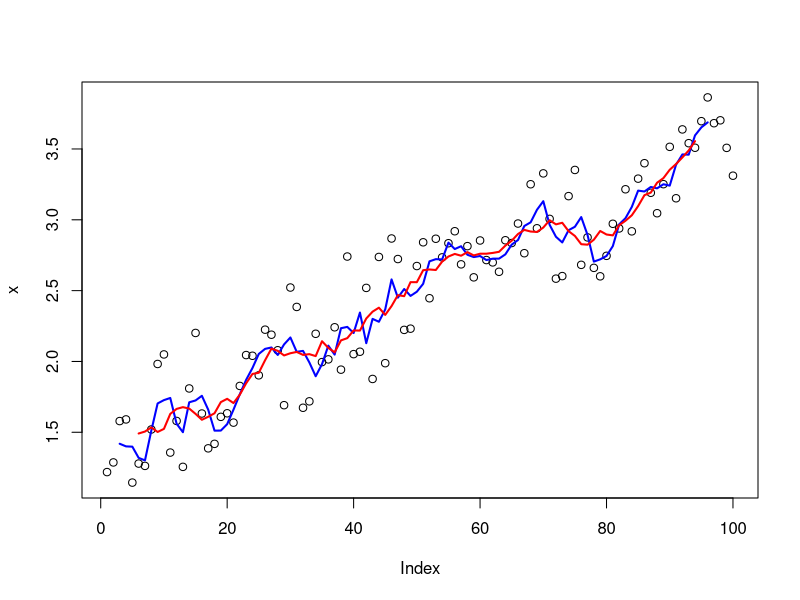
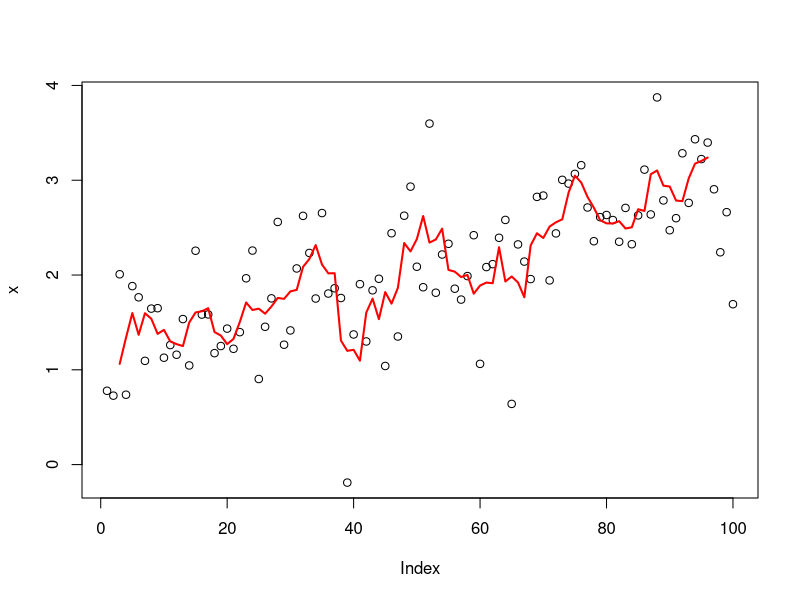
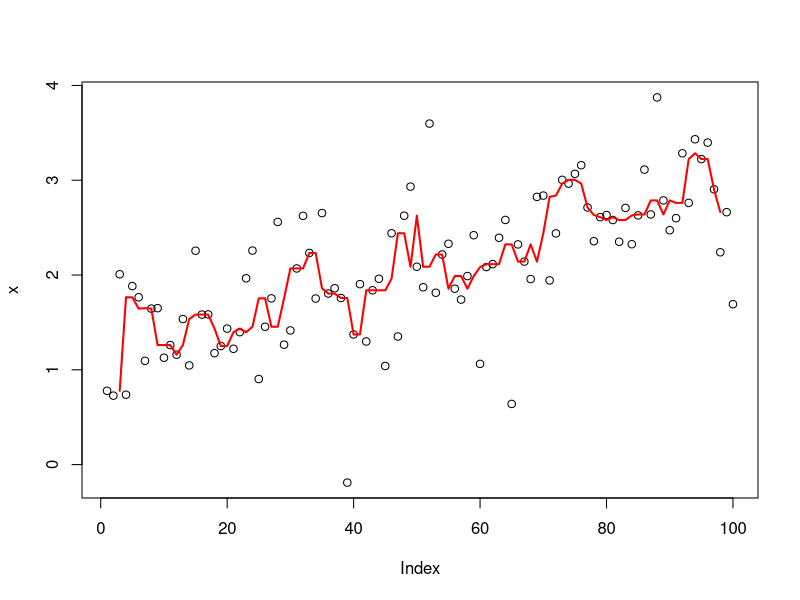

Here is the R script that generated these plots, in order: (Note: this script raises an error after producing the figures.)
# Functionals -------------------------------------------------------------
# Functionals take a function as an input and return a vector as an output. For 
# e.g.
randomise <- function(f) {
 f(runif(1e3))
}
randomise(mean)
randomise(mean)
randomise(sum)

# Three frequently used functionals are lapply, apply, and tapply. Functionals are
# a common alternative to for loops. Although for loops can be slow, it is mainly
# the fact that they can be inclear ito what they are iterating over, i.e. they 
# are not very expressive. Functionals are also useful for encapsulating common
# data manipulation tasks like split-apply-combine, for thinking 'functionally'
# and for working with mathematical functions.

# Functionals also reduce code bugs. Note that it is always important to first
# build the tools and functions for the problem. Once you have solved the problem,
# then one can focus on speed.

## My first functional: lapply() -------------------------------------------
# The simplest functional is lapply(). lapply() takes a function, applies it to
# each element in a list, and returns the results in the form of a list. Although
# lapply() is written in C for performance, we can create a simple R 
# implementation that does the same thing:
lapply2 <- function(x, f, ...) {
 out <- vector("list", length(x))
 for (i in seq_along(x)) {
  out[[i]] <- f(x[[i]], ...)
 }

  out

}
# From the above code, one can see that lapply() is a wrapper function for a 
# common loop pattern: create a container output, apply f() to each component of
# a list, and fill the container with the results. All other for loop functionals
# are variations of this theme: they simply use different types of input or 
# output.

### Looping patterns --------------------------------------------------------
# It's useful to remember that there are three basic ways to loop over a vector:
 # 1. loop over the elements: for (x in s)
 # 2. loop over the numeric indices: for (i in seq_along(xs))
 # 3. loop over the names: for (nm in names(xs))

# The first form is usually not a good choice for a for loop because it leads to
# inefficient ways of saving output. It's slow because each time you extend the
# vector, R has to copy in all of the existing elements. This is the easiest with
# the second form:
xs <- runif(1e3)
res <- numeric(length(xs))
for (i in seq_along(xs)) {
 res[i] <- sqrt(xs[i])
}

# Just as there three basic ways to use a for loop, there are three basic ways
# to use lapply():
lapply(xs, function(x) {})
lapply(seq_along(xs), function(i) {})
lapply(names(xs), function(nm) {})

### Exercises ---------------------------------------------------------------
# Use both for loops and lapply() to fit linear models to the mtcars using the
# formulas stored in this list:
formulas <- list(
 mpg ~ disp,
 mpg ~ I(1 / disp),
 mpg ~ disp + wt,
 mpg ~ I(1 / disp) + wt
)

# Create input list:
data_out <- as.list(numeric(length(formulas)))
# Loop over list:
for (i in seq_along(formulas)) {
 data_out[[i]] <- lm(formulas[[i]], data = mtcars)

 print(data_out) 
}
# lapply:
lapply(formulas, lm, data = mtcars)

## For loop functionals: friends of lapply() -------------------------------
# The key to using functionals in place of for loops is recognising that common
# looping patterns are already implemented in existing base functionals. Once
# you've mastered base functionals, the next step is to write your own: if you're
# duplicating the same looping patterns in many places, you should extract it
# out into its own.

### Vector output: sapply() and vapply() ------------------------------------
# sapply and vapply simplify their output to be an atomic vector. vapply() is 
# better suited for use within other functions, than sapply(). For example, 
# when given an empty list, sapply() returns another empty list instead of the
# more correct zero-length vector.
sapply(mtcars, is.numeric)
vapply(mtcars, is.numeric, logical(1))
sapply(list(), is.numeric)
vapply(list(), is.numeric, logical(1))
# ... so, if the function returns results of different types or lengths, sapply()
# will silently return a list, while vapply() will throw an error. Hence, sapply
# is dangerous when writing functions.

### Multiple inputs: map (and mapply) ---------------------------------------
# Briefly, Map is useful when you want to use a function with two inputs. For
# example, weighted mean(). Map() is equivalent to mapply() but with simplify = 
# FALSE; mapply can add more complication for little gain.

### Rolling computations ----------------------------------------------------
# You can create your own functionals too. For example, if you were interested 
# in smoothing your data using a rolling (or running) mean function:
roll_mean <- function(x, n) {
 out <- rep(NA, length(x))
 
 offset <- trunc(n/ 2)
 
 for (i in (offset + 1):(length(x) - n + offset - 1)) {
  out[i] <- mean(x[(i - offset):(i + offset - 1)])
 }
 
 out
}
# Create simulated data:
x <- seq(1, 3, length = 1e2) + runif(1e2)
plot(x)
lines(roll_mean(x, 5), col = "blue", lwd = 2)
lines(roll_mean(x, 10), col = "red", lwd = 2)

# In this case, if the noise was more variable (i.e. it has a longer tail), you
# might worry that the rolling mean was too sensitive to outliers. Instead, you
# might want to compute a rolling median:
x <- seq(1, 3, length = 1e2) + rt(1e2, df = 2) / 3
plot(x)
lines(roll_mean(x, 5), col = "red", lwd = 2)

# To change roll_mean to roll_median, all you need to do is replace mean with 
# median inside loop. Instead of copy/paste, we could extract the idea of 
# computing a rolling summary into its own function:
roll_apply <- function(x, n, f, ...) {
 # Create out vector
 out <- rep(NA, length(x))
 # Offset
 offset <- trunc(n / 2)
 # Loop over data:
 for (i in (offset + 1):(length(x) - n + offset + 1)) {
  out[i] <- f(x[(i - offset):(i + offset)], ...)
 }
 # Print:
 out
}
plot(x)
lines(roll_apply(x, 5, median), col = "red", lwd = 2)

### Parallelisation ---------------------------------------------------------
# Since we can compute each element in any order, it is easy to dispatch the 
# tasks to different cores, and compute them in parallel. This is what
# parallel::mcapply and parallel:map do.
library(parallel)
unlist(mclapply(1:10, sqrt, mc.cores = 4))

# Important note: in this case, mclapply is actually *slower* than lapply. This
# is because the cost of individual computations is low, and additional work is
# needed to send the computation to different cores and collect results.

# If we use a different example, however, by taking bootstrap replicates of a
# linear model, the advantages are clear:
boot_df <- function(x) {
 x[sample(nrow(x), replace = TRUE), ]

 }

r_sqrd <- function(mod) {
 summary(mod)$r.square
 
}

boot_lm <- function(i) {
 r_sqrd(lm(mpg ~ wt + disp, data = boot_df(mtcars)))

 }

# Without parallelisation:
system.time(lapply(1:500, boot_lm))
# With parallelosation:
system.time(mclapply(1:500, boot_lm, mc.cores = 2))

# Note: increasing the number of cores will not always lead to linear gains,
# switching from lapply or Map to its parallel forms can dramatically improve
# computational performance!

## Exercises 11.2.5 ----------------------------------------------------------
# 1.
## a)
df_1 <- data.frame(
 x = sample(x = 1:10, size = 100, replace = TRUE),
 y = rt(n = 100, df = 2),
 z = rbeta(n = 100, shape1 = 0.5, shape2 = 0.5)
 )
vapply(df_1, sd, FUN.VALUE = numeric(1))

## b)
if (vapply(mtcars, is.numeric, FUN.VALUE = logical(1))) {
 vapply(mtcars, sd, FUN.VALUE = numeric(1))
 }
# Exercises are interesting but relatively easy - moving on...

## Manipulating matrices and data frames -----------------------------------
# This section will cover three categories of data structure functionals:

# apply(), sweep(), outer(), and how they work with matrices
# tapply() summarises a vector by groups defined by another vector
# the plyr::package, which generalises tapply() to make it easy to work with 
# data frames, lists, or arrays as inputs, and data frames, lists, or arrays as
# outputs.

### Matrix and array operations ---------------------------------------------
# First off, apply() is a variant of sapply() that works with matrices and 
# arrays. It can be thought of as an operation that summarises a matrix or array
# by collapsing each row or column to a single number. It has four arguments:

# x, the matrix or array to summarise
# MARGIN, an integer vector giving the dimensions to summarise over: 1 = rows, 2
#  = columns, etc.
# FUN, a summary function
# ..., other arguments passed to FUN

# A typical example of apply() looks like this:
a <- matrix(1:20, nrow = 5)
apply(X = a, MARGIN = 1, FUN = mean)
apply(X = a, MARGIN = 2, FUN = mean)

# There are a few caveats to apply(). It doesn't simplify argument, so you can 
# never be completely sure what type of output you'll get. This means that 
# apply() is *not* safe to use inside a function unless you carefully check the
# inputs. apply() is also not idempotent in the sense that if the summary 
# function is the identity operator, the output is not always the same as the 
# input:
a_1 <- apply(a, 1, identity)
identical(a, a_1)
# But if you transpose rows to columns:
identical(a, t(a_1))
# But again...
a_2 <- apply(a, 2, identity)
identical(a, a_2)

# Tip: you can put n-dimensional arrays back in the right order using aperm(), 
# or use plyr::aaply(), which is idempotent.

# Another functional is sweep(), which allows you to "sweep" out the values of
# a summary statistic. It is often used with apply() to standardise arrays. The
# following example scales the rows of a matrix so that values lie between 0
# and 1:
x <- matrix(rnorm(
 n = 20, mean = 0, sd = 1), nrow = 4)
x_1 <- sweep(x = x, MARGIN = 1, apply(X = x, MARGIN = 1, min), FUN = `-`)
x_2 <- sweep(x = x_1, MARGIN = 1, apply(X = x_1, MARGIN = 1, max), FUN = `/`)

# The final matrix functional is outer(). It is a little different in that it 
# takes multiple vector inputs and creates and creates a matrix or array output
# where the input function is run over every combination of the inputs, for 
# example...
# Create a times table:
outer(X = 1:3, Y = 1:10, "*")

## Group apply -------------------------------------------------------------
# You can think about tapply() as a generalisation to apply() that allows for
# "ragged" arrays, arrays where each row can have a different number of columns.
# This is often needed when you're trying to summarise a data set. E.g., imagine
# you collected pulse rate data from a trial, and you want to comapre the two
# groups:
pulse <- round(
 rnorm(n = 22, mean = 70, sd = 10/3)) + rep(c(0, 5), c(10, 12))
group <- rep(c("A", "B"), c(10, 12))
# Use tapply():
tapply(pulse, group, length)
tapply(pulse, group, mean)

# tapply() by creating a "ragged" data structure from a set of inputs, and then
# applying the function to the x_i of j.

# Note: you can use split(group, pulse) to create a list too!

## Manipulating lists ------------------------------------------------------
# Another way of thinking about functionals is as a set of general tools for 
# altering, subsetting, and collapsing lists. Every functional programming 
# language has three tools for this: Map(), Reduce(), and Filter(). We've seen
# Map(). Reduce() extends two-argument functions, and Filter(), a member of an
# important class of functionals that work with predicates (functions that retun
# binary logic).

### Reduce() ----------------------------------------------------------------
# Reduce() reduces a single vector x to a single value i by recursively calling
# a function f, two arguments at a time. It combines the first two elements with
# f, then combines the result of that call with the third element, and so on.
# Calling Reduce(f, 1:3) is equivalent to f(f(1, 2), 3). Reduce is also known as
# fold because it folds together adjacent elements in the list.

# The following two examples show what Reduce() does with an infix and prefix
# function:
Reduce(f =`+`, x = 1:3) # -> ((1+2) + 3)
Reduce(f = sum, x = 1:3) # -> sum(sum(1, 2), 3)

### Predicate functionals ---------------------------------------------------
# A predicate functional returns a single binary logic, for example is.character, 
# all, or is.NULL. There are three useful predicate functionals in base R:
# Filter(), Find(), and Position()

# Note: is.na returns a logical vector the same length as the input, rather than
# a single binary logic statement. Hence, it is not a 'true' predicate 
# functional.

# Exercise: use Filter() and vapply() to create a function that applies a 
# summary statistic to every numeric column in a data frame
df <- data.frame(x = rnorm(n = 10, mean = 0, sd = 10/3), 
                 y = letters[1:10])
# Done:
vapply(Filter(is.numeric, df),  mean, FUN.VALUE = 1)

### Mathematical functionals ------------------------------------------------
# Functionals are very common in mathematics. The limit, maximum, the roots, and
# the definite integral are all functionals: given a function, return a single 
# number (or vector of numbers). At first, these functionals don't seem to fit 
# in with the theme of elimnating loops, but if you dig deeper you'll find out
# that they are implemented using an algorithm that involves interation. 
# Examples are:
# intergrate() finds the AUC defined by some function f()
# uniroot() finds the root of some function f()
# optimise() finds the location of highest (or lowest) value of some function
# of f()

# Below explores how these functions operate using a simple function, sin():
integrate(f = sin, lower = 0, upper = pi)
str(uniroot(f = sin, interval = pi * c(1 / 2, 3 / 2)))
str(optimise(f = sin, interval = c(0, 2 * pi)))
str(optimise(f = sin, interval = c(0, 2 * pi), maximum = TRUE))

# In statistics, optimisation is often used for maximum likelihood estimation 
# (MLE). In MLE, we have two sets of parameters: the data, which is fixed for a
# given problem, and the parameters, which vary as we try to find the most 
# likely parameter value for the data. These two sets of parameters make the 
# problem well-suited for closures. Combining closures with optimisation give 
# rise to the following approach to solving MLE problems.

# The following shows how we might find the MLE estimate for /delta, if our data
# come from a dpois. First we create a function factory that, given a dataset,
# returns a function that computes the negative likelihood (NLL) for parameter
# \lambda. In R, it's common to work with the negative since optimise defaults
# to finding the min.
poisson_NLL <- function(x) {
 n <- length(x)
 sum_x <- sum(x)
 function(lambda) {
  n * lambda - sum_x * log(lambda) # + terms not involving lambda
 }
}
# Now optimise allows us to compute the most likely values:
x_1 <- c(41, 30, 31, 38, 29, 24, 30, 29, 31, 38)
x_2 <- c(6, 4, 7, 3, 3, 7, 5, 2, 2, 7, 5, 4, 12, 6, 9)
NLL_1 <- poisson_NLL(x_1)
NLL_2 <- poisson_NLL(x_2)
optimise(NLL_1, interval = c(0, 100))$minimum # so, for parameter interval 0-100
optimise(NLL_2, interval = c(0, 100))$minimum # so, for parameter interval 0-100

## Exercises 11.5.1 --------------------------------------------------------
# Implement arg_max. It should take a function and a vector of inputs, and 
# return the elements of the input where the function returns the highest value.
# For example, arg_max(-10:5, function(x) x ^ 2) should return -10

# arg_max function:
arg_max <- function(f, x) {
 round(x = optimise(f, interval = x, maximum = TRUE)$maximum, digits = 0)
}
# Create some function
some_func <- function(x) {
 x ^ 2
}
# Test:
arg_max(f = some_func, x = c(-10:5))
# arg_min function:
arg_min <- function(f, x) {
 round(x = optimise(f, interval = x)$minimum, digits = 0)
}
# Test:
arg_min(f = some_func, x = c(1:5))

## Loops that should be left as is -----------------------------------------
# Some loops have no natural functional equivalent. There are three common cases:
#  modifying in place
#  recursive functions
#  while loops

# It's possible to torture these problems to use a functional, but it's not a
# good idea. It will lead to code that is harder to understand, eliminating the
# main reason for using functionals in the first case.

### Modifying in place ------------------------------------------------------
# If you need to modify a part of an existing data frame, it is often better to
# to use a for loop. For example, the following code performs a variable-by-
# variable transformation by matching the names of a list of functions to the
# names of the variables in the data frame:
trans <- list(
 disp = function(x) x * 0.0163871,
 am = function(x) factor(x, levels = c("auto", "manual"))
)
for (var in names(trans)) {
 mtcars[[var]] <- trans[[var]](mtcars[[var]])
}

# We wouldn't normally use lapply() to replace this loop directly, but it is 
# *possible*. Just replace the loop with lapply() by using <<-:
lapply(names(trans), function(var) {
 mtcars[[var]] <<- trans[[var]](mtcars[[var]])
})
# The point is is that it is much less readable.

### Recursive relationships -------------------------------------------------
# It's hard to convert a for loop into a functional when the relationship 
# between elements is not independent, or is defined recursively. For example,
# exponential smoothing works by taking a weighted average of the current and
# previous data points. The exps() function below implements exponential 
# smoothing with a for loop.
exps <- function(x, alpha) {
 s <- numeric(length(x) + 1)
 for (i in seq_along(s)) {
  if (i == 1) {
   s[i] <- x[i]
   } else {
    s[i] <- alpha * x[i - 1] + (1 - alpha) * s[i - 1]
   }
  }
 s
 }
x <- runif(6)
exps(x, 0.5)

# We cannot eliminate the above loop since none of the functionals we've
# encountered allow the output at position i to depend on both the input and 
# output at position i - 1. It is possible to solve, but challenging, more time
# consuming, and harder to read as code.
 
### While loops -------------------------------------------------------------
# Note that you can write every for loop and as a while loop but you cannot do
# the reverse. For example, we could turn this for loop:
for (i in 1:10) {
 print(i)
}
# ... into this while loop:
i <- 1
while (i <= 10) {
 print(i)
 i <- i + 1
}
# But, not every while loop can be turned into a for loop because many while 
# loops don't know in advance how many times they will be run:
i <- 0
while (TRUE) {
 if (runif(1) > 0.9) {
  break
  i <- i + 1
 }
}

# This is a common problem when writing simulations!

# However, in this case we can remove the loop by recognising a special feature
# of this problem. This is a Bernoulli trial with p = 0.1 of failure. This is a
# geometric random variable, so you can replace the code with i <- geom(1, 0.1).
# Reformulating the problem in this way is often hard to do in general, but you
# will benefit greatly if you can do it for your problem.

## A family of functions ---------------------------------------------------
# This section uses a case study to demonstrate how to use functionals to take
# a simple building block and make it powerful and general. Let's start with a 
# simple idea: adding two numbers together. We can then use functionals to 
# extend it to summing multiple numbers, computing parrallel and cumulative sums,
# and summing across array dimensions.

# We can start by defining a very simple adding function, one which takes two
# scalar arguments:
add <- function(x, y) {
 stopifnot(length(x) == 1, length(y) == 1, 
           is.numeric(x), is.numeric(y))
 x + y
}
# We can also add an na.rm argument. A helper function will make the function 
# easier to work with: if x is missing it should return y and vice versa, and if
# both x and y are missing then the function should return another argument to
# the function - identity.
rm_na <- function(x, y, identity) {
 if (is.na(x) && is.na(y)) {
  identity
 } else if (is.na(x)) {
  y
 } else {
  x
 }
}
# This allows you to write a version of add() that can deal with missing values 
# if needed:
add <- function(x, y, na.rm = FALSE) {
 if (na.rm && (is.na(x) || is.na(y))) {
  rm_na(x, y, 0)
 } else {
  x + y
 }
}
add(10, NA)
add(10, NA, na.rm = TRUE)
add(NA, NA)
add(NA, NA, na.rm = TRUE)
# Note: remember adding is associative, hence NA + NA = 0
 
# Now that we have the basic workings, we can extend the function to deal with
# more complicated inputs. One obvious generalisation is to add more than two
# numbers. We can do this by iteratively adding numbers: if the input is 
# c(1, 2, 3) we compute add(add(1, 2), 3). This is a simple application of
# Reduce():
r_add <- function(xs, na.rm = TRUE) {
 Reduce(function(x, y) add(x, y, na.rm = na.rm), xs)
}
r_add(c(1, 4, 10)) 
# This looks good, but we need to test a few special cases:
r_add(NA, na.rm = TRUE)
r_add(numeric())
# Both outputs are incorrect. In the first case, we get a missing value even 
# though we've explicitly asked the function to ignore them. In the second, we
# get a NULL instead of a length on numeric vector.

# These problems are related. If we give Reduce() a length one vector, it doesn't
# have anything to reduce, so it just returns the input. If we give it an input
# of length zero, it always returns the NULL. The easiest way to fix this 
# problem is to use the init argument of Reduce(). This is added at the start of
# every input vector:
r_add <- function(xs, na.rm = TRUE) {
 Reduce(function(x, y) add(x, y, na.rm = na.rm), xs, init = 0)
}
r_add(c(1, 4, 10))
r_add(NA, na.rm = TRUE)
r_add(numeric())
# Note: r_add() is equivalent to sum()

# It could also be helpful to have a vectorised version of add() so that we can
# perform the addition of two vectors of numbers in element-wise fashion. We 
# could use Map() or vapply() to implement this, but neither is perfect. Map()
# returns a list, instead of a numeric vector, so we need to use 
# simplify2array(). vapply() returns a vector but it requires us to use a loop 
# over a set of indices.
v_add1 <- function(x, y, na.rm = FALSE) {
 stopifnot(length(x) == length(y), is.numeric(x), is.numeric(y))
 if (length(y) == 0) {
  return(numeric())
 }
 simplify2array(
  Map(function(x, y) add(x, y, na.rm = na.rm), x, y)
 )
}
v_add2 <- function(x, y, na.rm = FALSE) {
 stopifnot(length(x) == length(y), is.numeric(x), is.numeric(y))
 vapply(seq_along(x), function(i) add(x[i], y[i], na.rm = na.rm),
 numeric(1))
}
# Test cases:
v_add1(1:10, 1:10)
v_add1(numeric(), numeric())
v_add1(c(1, NA), c(1, NA))
v_add1(c(1, NA), c(1, NA), na.rm = TRUE)

# Another variant of add() is the cumulative sum. We can implement it with Reduce
# by setting the accumulate argument to TRUE:
c_add <- function(xs, na.rm = TRUE) {
 Reduce(function(x, y) add(x, y, na.rm = na.rm), xs,
        accumulate = TRUE)
}
c_add(1:10)
c_add(10:1)
# Note: this is equivalent to cumsum()

# Finally, we might want to define addition for more complicated data structures
# like matrices. We could create row and col variants that sum across rows and
# columns, respectively, or whole arrays. These are easily implemented as 
# combinations of add() and apply():
row_sum <- function(x, na.rm = FALSE) {
 apply(x, 1,, add, na.rm = na.rm)
}
col_sum <- function(x, na.rm = FALSE) {
 apply(x, 2, add, na.rm = na.rm)
}
arr_sum <- function(x, dim, na.rm = FALSE) {
 apply(x, dim, add, na.rm = na.rm)
}
# Note: the first two functions are equivalant to rowSums() and colSums()

# End file ----------------------------------------------------------------